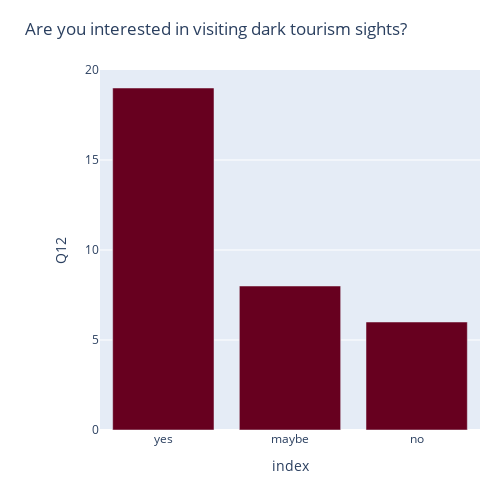

The cell this chart's notebook holds for it:
### Code cell
fig = px.bar(Q12, x='index', y='Q12', color_discrete_sequence=px.colors.sequential.RdBu, title="Are you interested in visiting dark tourism sights?")
fig.update_layout(
    width=500,
    height=500,
    margin=dict(l=100, r=20, t=70, b=70)
)
fig.show()

### Figure 1 — Plotly figure (JSON) as saved in the notebook; plotly's stock layout.template omitted (floating-point values rounded to 4 significant figures)
{"data": [{"alignmentgroup": "True", "hovertemplate": "index=%{x}<br>Q12=%{y}<extra></extra>", "legendgroup": "", "marker": {"color": "rgb(103,0,31)", "pattern": {"shape": ""}}, "name": "", "offsetgroup": "", "orientation": "v", "showlegend": false, "textposition": "auto", "type": "bar", "x": ["yes", "maybe", "no"], "xaxis": "x", "y": [19, 8, 6], "yaxis": "y"}], "layout": {"barmode": "relative", "height": 500, "legend": {"tracegroupgap": 0}, "margin": {"b": 70, "l": 100, "r": 20, "t": 70}, "title": {"text": "Are you interested in visiting dark tourism sights?"}, "width": 500, "xaxis": {"anchor": "y", "domain": [0, 1], "title": {"text": "index"}}, "yaxis": {"anchor": "x", "domain": [0, 1], "title": {"text": "Q12"}}}}
